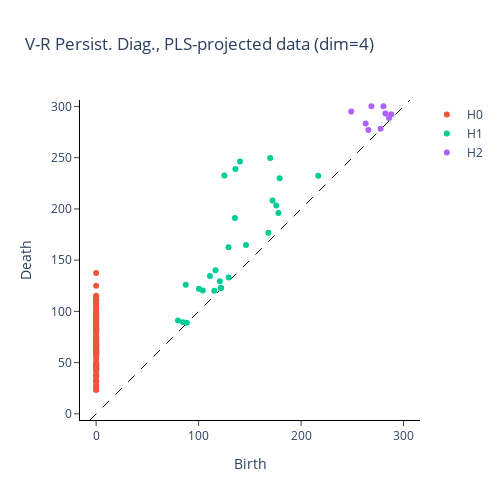

This figure's notebook cell:
### Code cell
pls_pers_plot = plot_diagram(diagrams[0])

pls_pers_plot.update_layout(title="V-R Persist. Diag., PLS-projected data (dim=4)")
